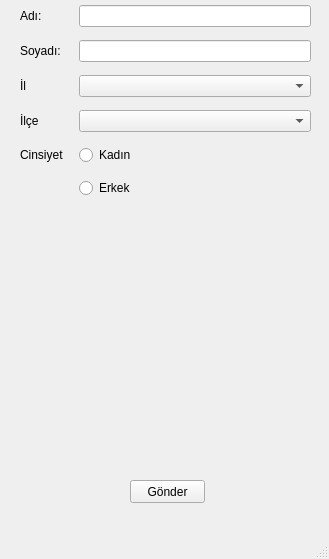
<?xml version="1.0" encoding="UTF-8"?>
<ui version="4.0">
 <class>MainWindow</class>
 <widget class="QMainWindow" name="MainWindow">
  <property name="geometry">
   <rect>
    <x>0</x>
    <y>0</y>
    <width>329</width>
    <height>559</height>
   </rect>
  </property>
  <property name="windowTitle">
   <string>MainWindow</string>
  </property>
  <widget class="QWidget" name="centralwidget">
   <widget class="QWidget" name="formLayoutWidget">
    <property name="geometry">
     <rect>
      <x>10</x>
      <y>0</y>
      <width>311</width>
      <height>231</height>
     </rect>
    </property>
    <layout class="QFormLayout" name="formLayout">
     <property name="sizeConstraint">
      <enum>QLayout::SetMinAndMaxSize</enum>
     </property>
     <property name="fieldGrowthPolicy">
      <enum>QFormLayout::AllNonFixedFieldsGrow</enum>
     </property>
     <property name="horizontalSpacing">
      <number>15</number>
     </property>
     <property name="verticalSpacing">
      <number>13</number>
     </property>
     <property name="leftMargin">
      <number>10</number>
     </property>
     <property name="topMargin">
      <number>5</number>
     </property>
     <property name="rightMargin">
      <number>10</number>
     </property>
     <property name="bottomMargin">
      <number>5</number>
     </property>
     <item row="1" column="0">
      <widget class="QLabel" name="label">
       <property name="text">
        <string>Adı:</string>
       </property>
      </widget>
     </item>
     <item row="1" column="1">
      <widget class="QLineEdit" name="txtAd"/>
     </item>
     <item row="2" column="0">
      <widget class="QLabel" name="label_4">
       <property name="text">
        <string>Soyadı:</string>
       </property>
      </widget>
     </item>
     <item row="2" column="1">
      <widget class="QLineEdit" name="txtSoyad"/>
     </item>
     <item row="3" column="0">
      <widget class="QLabel" name="label_2">
       <property name="text">
        <string>İl</string>
       </property>
      </widget>
     </item>
     <item row="3" column="1">
      <widget class="QComboBox" name="cmbIl"/>
     </item>
     <item row="4" column="0">
      <widget class="QLabel" name="label_3">
       <property name="text">
        <string>İlçe</string>
       </property>
      </widget>
     </item>
     <item row="4" column="1">
      <widget class="QComboBox" name="cmbIlce"/>
     </item>
     <item row="5" column="1">
      <widget class="QRadioButton" name="rdbKadin">
       <property name="text">
        <string>Kadın</string>
       </property>
      </widget>
     </item>
     <item row="6" column="1">
      <widget class="QRadioButton" name="rdbErkek">
       <property name="text">
        <string>Erkek</string>
       </property>
      </widget>
     </item>
     <item row="5" column="0">
      <widget class="QLabel" name="label_5">
       <property name="text">
        <string>Cinsiyet</string>
       </property>
      </widget>
     </item>
    </layout>
   </widget>
   <widget class="QPushButton" name="btGonder">
    <property name="geometry">
     <rect>
      <x>130</x>
      <y>480</y>
      <width>75</width>
      <height>23</height>
     </rect>
    </property>
    <property name="text">
     <string>Gönder</string>
    </property>
   </widget>
   <widget class="QLabel" name="lblSonuc">
    <property name="geometry">
     <rect>
      <x>170</x>
      <y>250</y>
      <width>47</width>
      <height>13</height>
     </rect>
    </property>
    <property name="text">
     <string/>
    </property>
   </widget>
   <widget class="QWidget" name="verticalLayoutWidget">
    <property name="geometry">
     <rect>
      <x>10</x>
      <y>250</y>
      <width>311</width>
      <height>221</height>
     </rect>
    </property>
    <layout class="QVBoxLayout" name="verticalLayout"/>
   </widget>
  </widget>
  <widget class="QMenuBar" name="menubar">
   <property name="geometry">
    <rect>
     <x>0</x>
     <y>0</y>
     <width>329</width>
     <height>18</height>
    </rect>
   </property>
  </widget>
  <widget class="QStatusBar" name="statusbar"/>
 </widget>
 <resources/>
 <connections/>
</ui>
